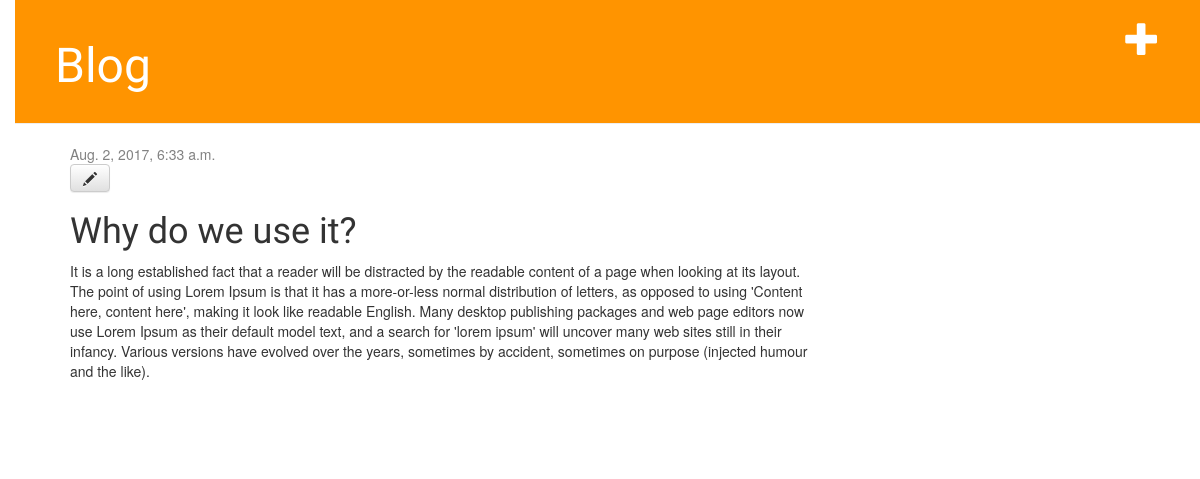
/post/5/, run on the app's committed database.
### blog/models.py (models this page shows, shortened)
class Post(models.Model):
    author = models.ForeignKey('auth.User')
    title = models.CharField(max_length=200)
    text = models.TextField()
    created_date = models.DateTimeField(
            default=timezone.now)
    published_date = models.DateTimeField(
            blank=True, null=True)

### blog/views.py (the view)
# urls.py: url(r'^post/(?P<pk>\d+)/$', views.post_detail, name='post_detail'),
def post_detail(request, pk):
    post = get_object_or_404(Post, pk=pk)
    return render(request, 'blog/post_detail.html', {'post': post})

### blog/templates/blog/post_detail.html
{% extends 'blog/base.html' %}
{% block content %}
    <div class="post">
        {% if post.published_date %}
            <div class="date">
                {{ post.published_date }}
            </div>
        {% endif %}
        <a class="btn btn-default" href="{% url 'post_edit' pk=post.pk %}"><span class="glyphicon glyphicon-pencil"></span></a>
        <h1>{{ post.title }}</h1>
        <p>{{ post.text|linebreaksbr }}</p>
    </div>
{% endblock %}

### blog/static/css/blog.css (style rules this page uses)
body { padding-left: 15px; }
h1, h2, h3, h4 { font-family: 'Lobster', cursive; }
.date { color: #828282; }
.post { margin-bottom: 70px; }

### data on the page
Post: published_date "Aug. 2, 2017, 6:33 a.m.", title "Why do we use it?", text "It is a long established fact that a reader will be distracted by the readable content of a page when looking at its layout. The point of using Lorem Ipsum is that it has a more-or-less normal distribution of letters, as opposed to using 'Content here, content here', making it look like readable English. Many desktop publishing packages and web page editors now use Lorem Ipsum as their default model text, and a search for 'lorem ipsum' will uncover many web sites still in their infancy. Various versions have evolved over the years, sometimes by accident, sometimes on purpose (injected humour and the like)."
